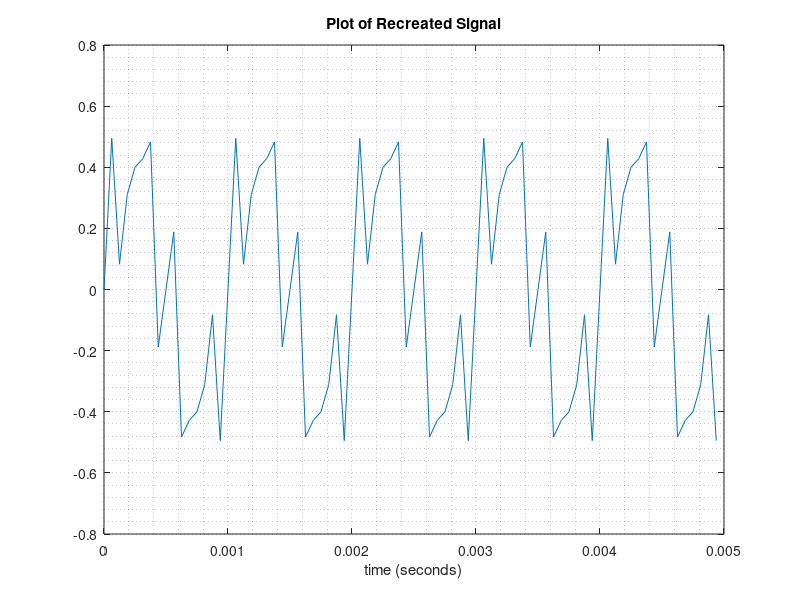

Recreate this plot in MATLAB.
clear all;

% The frequencies were found to be 1000 Hz, 4000 Hz and 6000 Hz,
% with amplitudes 0.4, 0.2 and 0.2 respectively

f1 = 1000;
f2 = 4000;
f3 = 6000;

A1 = 0.4;
A2 = 0.2;
A3 = 0.2;

L = 160000; % Original audio being read in had 160000 samples
Fs = 16000; % Audio was sampled at 16kHz in previous step
T = 1/Fs;
t = (0:L-1)*T; % Time vector

% When Y(f1,f2,f3) are plotted on a complex plane, it can be noted that
% there is no real component and only a negative imaginary component.
% This means that there is a -90 degrees (-pi/2) phase shift
sinusoid1 = A1*cos(2*pi*f1*t-pi/2);
sinusoid2 = A2*cos(2*pi*f2*t-pi/2);
sinusoid3 = A3*cos(2*pi*f3*t-pi/2);

final_wave = sinusoid1+sinusoid2+sinusoid3;

t_plot = 0.005; % 5 milliseconds
num_of_samples = t_plot/T; % number of samples in 5 msec

% Plotting the first 5 msec of the signal
plot(t(1:num_of_samples),final_wave(1:num_of_samples));
title('Plot of Recreated Signal');
xlabel('time (seconds)');
grid('minor');